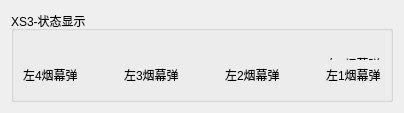
           <widget class="QWidget" name="page_2">
            <layout class="QGridLayout" name="gridLayout_7">
             <item row="0" column="0">
              <widget class="QGroupBox" name="groupBox_3">
               <property name="title">
                <string>XS3-状态显示</string>
               </property>
               <layout class="QGridLayout" name="gridLayout_3">
                <item row="0" column="3">
                 <spacer name="horizontalSpacer_9">
                  <property name="orientation">
                   <enum>Qt::Horizontal</enum>
                  </property>
                  <property name="sizeHint" stdset="0">
                   <size>
                    <width>40</width>
                    <height>20</height>
                   </size>
                  </property>
                 </spacer>
                </item>
                <item row="0" column="5">
                 <spacer name="horizontalSpacer_10">
                  <property name="orientation">
                   <enum>Qt::Horizontal</enum>
                  </property>
                  <property name="sizeHint" stdset="0">
                   <size>
                    <width>40</width>
                    <height>20</height>
                   </size>
                  </property>
                 </spacer>
                </item>
                <item row="0" column="1">
                 <spacer name="horizontalSpacer_8">
                  <property name="orientation">
                   <enum>Qt::Horizontal</enum>
                  </property>
                  <property name="sizeHint" stdset="0">
                   <size>
                    <width>40</width>
                    <height>20</height>
                   </size>
                  </property>
                 </spacer>
                </item>
                <item row="2" column="6">
                 <widget class="FrLight" name="widget_15" native="true"/>
                </item>
                <item row="0" column="6">
                 <widget class="FrLight" name="widget_11" native="true">
                  <widget class="QLabel" name="label_24">
                   <property name="geometry">
                    <rect>
                     <x>0</x>
                     <y>-20</y>
                     <width>81</width>
                     <height>87</height>
                    </rect>
                   </property>
                   <property name="text">
                    <string>右1烟幕弹</string>
                   </property>
                  </widget>
                 </widget>
                </item>
                <item row="0" column="2">
                 <widget class="FrLight" name="widget_9" native="true">
                  <widget class="QLabel" name="label_22">
                   <property name="geometry">
                    <rect>
                     <x>0</x>
                     <y>-10</y>
                     <width>81</width>
                     <height>87</height>
                    </rect>
                   </property>
                   <property name="text">
                    <string>右3烟幕弹</string>
                   </property>
                  </widget>
                 </widget>
                </item>
                <item row="2" column="4">
                 <widget class="FrLight" name="widget_14" native="true"/>
                </item>
                <item row="2" column="0">
                 <widget class="FrLight" name="widget_12" native="true"/>
                </item>
                <item row="0" column="0">
                 <widget class="FrLight" name="widget_8" native="true">
                  <widget class="QLabel" name="label_21">
                   <property name="geometry">
                    <rect>
                     <x>0</x>
                     <y>-10</y>
                     <width>81</width>
                     <height>87</height>
                    </rect>
                   </property>
                   <property name="text">
                    <string>右4烟幕弹</string>
                   </property>
                  </widget>
                 </widget>
                </item>
                <item row="0" column="4">
                 <widget class="FrLight" name="widget_10" native="true">
                  <widget class="QLabel" name="label_23">
                   <property name="geometry">
                    <rect>
                     <x>0</x>
                     <y>-10</y>
                     <width>81</width>
                     <height>87</height>
                    </rect>
                   </property>
                   <property name="text">
                    <string>右2烟幕弹</string>
                   </property>
                  </widget>
                 </widget>
                </item>
                <item row="1" column="2">
                 <widget class="QLabel" name="label_26">
                  <property name="text">
                   <string>左3烟幕弹</string>
                  </property>
                 </widget>
                </item>
                <item row="1" column="0">
                 <widget class="QLabel" name="label_25">
                  <property name="text">
                   <string>左4烟幕弹</string>
                  </property>
                 </widget>
                </item>
                <item row="1" column="6">
                 <widget class="QLabel" name="label_80">
                  <property name="text">
                   <string>左1烟幕弹</string>
                  </property>
                 </widget>
                </item>
                <item row="2" column="2">
                 <widget class="FrLight" name="widget_13" native="true"/>
                </item>
                <item row="1" column="4">
                 <widget class="QLabel" name="label_28">
                  <property name="text">
                   <string>左2烟幕弹</string>
                  </property>
                 </widget>
                </item>
               </layout>
              </widget>
             </item>
            </layout>
           </widget>
